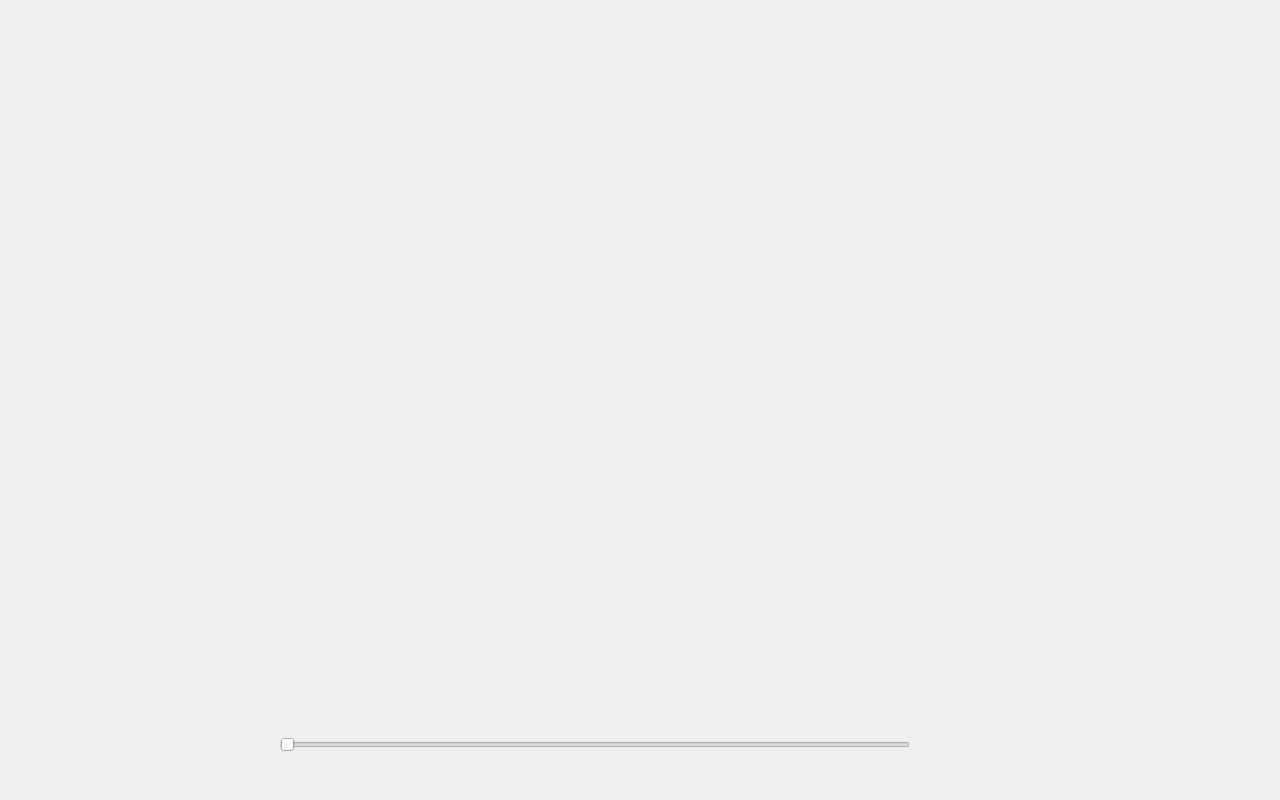
<?xml version="1.0" encoding="UTF-8"?>
<ui version="4.0">
 <class>video_drowse_play</class>
 <widget class="QWidget" name="video_drowse_play">
  <property name="geometry">
   <rect>
    <x>0</x>
    <y>0</y>
    <width>1280</width>
    <height>800</height>
   </rect>
  </property>
  <property name="windowTitle">
   <string>Form</string>
  </property>
  <widget class="QLabel" name="label">
   <property name="geometry">
    <rect>
     <x>0</x>
     <y>0</y>
     <width>1280</width>
     <height>800</height>
    </rect>
   </property>
   <property name="text">
    <string/>
   </property>
  </widget>
  <widget class="Label_return_vs" name="label_return">
   <property name="geometry">
    <rect>
     <x>1140</x>
     <y>20</y>
     <width>120</width>
     <height>70</height>
    </rect>
   </property>
   <property name="styleSheet">
    <string notr="true">image: url(:/tu/Photo/return.png);</string>
   </property>
   <property name="text">
    <string/>
   </property>
  </widget>
  <widget class="Label_right_vs" name="label_right">
   <property name="geometry">
    <rect>
     <x>1205</x>
     <y>298</y>
     <width>55</width>
     <height>205</height>
    </rect>
   </property>
   <property name="styleSheet">
    <string notr="true">image: url(:/tu/Photo/right.png);</string>
   </property>
   <property name="text">
    <string/>
   </property>
  </widget>
  <widget class="Label_delete_vs" name="label_delete">
   <property name="geometry">
    <rect>
     <x>1140</x>
     <y>710</y>
     <width>120</width>
     <height>70</height>
    </rect>
   </property>
   <property name="styleSheet">
    <string notr="true">image: url(:/tu/Photo/delete.png);</string>
   </property>
   <property name="text">
    <string/>
   </property>
  </widget>
  <widget class="Label_left_vs" name="label_left">
   <property name="geometry">
    <rect>
     <x>20</x>
     <y>298</y>
     <width>55</width>
     <height>205</height>
    </rect>
   </property>
   <property name="styleSheet">
    <string notr="true">image: url(:/tu/Photo/left.png);</string>
   </property>
   <property name="text">
    <string/>
   </property>
  </widget>
  <widget class="Label_recoil_vs" name="label_recoil">
   <property name="geometry">
    <rect>
     <x>20</x>
     <y>710</y>
     <width>70</width>
     <height>70</height>
    </rect>
   </property>
   <property name="styleSheet">
    <string notr="true">image: url(:/tu/Video/recoil.png);</string>
   </property>
   <property name="text">
    <string/>
   </property>
  </widget>
  <widget class="Label_pause_vs" name="label_pause">
   <property name="geometry">
    <rect>
     <x>100</x>
     <y>710</y>
     <width>70</width>
     <height>70</height>
    </rect>
   </property>
   <property name="styleSheet">
    <string notr="true">image: url(:/tu/Video/pause.png);</string>
   </property>
   <property name="text">
    <string/>
   </property>
  </widget>
  <widget class="Label_advance_vs" name="label_advance">
   <property name="geometry">
    <rect>
     <x>180</x>
     <y>710</y>
     <width>70</width>
     <height>70</height>
    </rect>
   </property>
   <property name="styleSheet">
    <string notr="true">image: url(:/tu/Video/advance.png);</string>
   </property>
   <property name="text">
    <string/>
   </property>
  </widget>
  <widget class="QLabel" name="label_time">
   <property name="geometry">
    <rect>
     <x>930</x>
     <y>710</y>
     <width>200</width>
     <height>70</height>
    </rect>
   </property>
   <property name="styleSheet">
    <string notr="true"/>
   </property>
   <property name="text">
    <string/>
   </property>
  </widget>
  <widget class="QSlider" name="horizontalSlider">
   <property name="geometry">
    <rect>
     <x>280</x>
     <y>710</y>
     <width>630</width>
     <height>70</height>
    </rect>
   </property>
   <property name="orientation">
    <enum>Qt::Horizontal</enum>
   </property>
  </widget>
 </widget>
 <customwidgets>
  <customwidget>
   <class>Label_return_vs</class>
   <extends>QLabel</extends>
   <header>video_drowse_play.h</header>
  </customwidget>
  <customwidget>
   <class>Label_left_vs</class>
   <extends>QLabel</extends>
   <header>video_drowse_play.h</header>
  </customwidget>
  <customwidget>
   <class>Label_right_vs</class>
   <extends>QLabel</extends>
   <header>video_drowse_play.h</header>
  </customwidget>
  <customwidget>
   <class>Label_delete_vs</class>
   <extends>QLabel</extends>
   <header>video_drowse_play.h</header>
  </customwidget>
  <customwidget>
   <class>Label_recoil_vs</class>
   <extends>QLabel</extends>
   <header>video_drowse_play.h</header>
  </customwidget>
  <customwidget>
   <class>Label_pause_vs</class>
   <extends>QLabel</extends>
   <header>video_drowse_play.h</header>
  </customwidget>
  <customwidget>
   <class>Label_advance_vs</class>
   <extends>QLabel</extends>
   <header>video_drowse_play.h</header>
  </customwidget>
 </customwidgets>
 <resources/>
 <connections/>
</ui>
